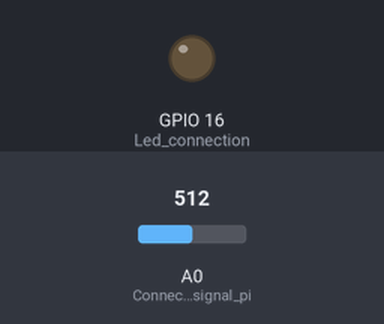
A sketch run on a simulated ESP8266 (NodeMCU). On the bench: output pins drawn as LEDs (lit = HIGH). Inputs (shaded band) come from the test bench; at power-on: A0 (Connect_the_LDR_signal_pi) = 512. WiFi joins after 1.5 s; servers stay silent unless stated; no MQTT or app messages arrive unless stated; what the sketch prints to the serial monitor is not drawn.

Above: at 0.1 s.
At 1.6 s:
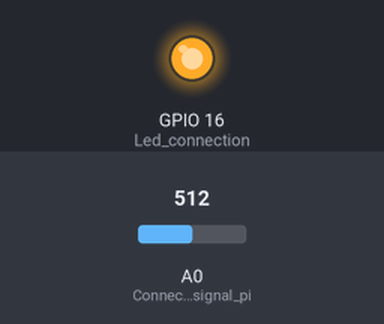
Timing chart, 0 to 3.1 s (numbered marks = the images above):
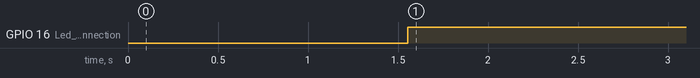

Measured:
- by itself, GPIO 16 (Led_connection): LOW → HIGH at 1.6 s

The sketch:

LDR_Adafruit.ino
```cpp
//https://github.com/ekstrand/ESP8266wifi download the file and add it to the library file of arduino IDE
//https://github.com/adafruit/Adafruit_MQTT_Library
//Download the above files and add it to the library file of arduino IDE
#include <Adafruit_MQTT_Client.h>//Include the library
#include <ESP8266WiFi.h>//Include the library
#define wifi "SSID"//Give your home wifi name
#define password "password"//Give your wifi password
#define server "io.adafruit.com"//Name of the server you will access
#define port 1883// Adafruit port number same for all
#define user  "xxxx"//Adafruit account username
#define key       "aio_xxxx"//Adafruit account key you can find these in the site
WiFiClient esp;//set the name of client
Adafruit_MQTT_Client mqtt(&esp,server,port,user,key);//Set the mqtt client
Adafruit_MQTT_Publish feed(&mqtt,user"/feeds/ldr");//Set the process to publish the data with the mqtt protocal and the extension of the feed that you have created
void setup() {
  // put your setup code here, to run once:
  pinMode(A0,INPUT);//Connect the LDR signal pin to A0
  pinMode(16,OUTPUT);//Led connection
  Serial.begin(115200);//Set baud rate
  Serial.print("Connecting to the wifi: ");
  Serial.print(wifi);
  WiFi.begin(wifi,password);//Start the wifi in NodeMCU
  while(WiFi.status()!=WL_CONNECTED)//To check if the NodeMCU has been connected to the Wifi you want to connect
  {
   delay(500);
   Serial.print(".");
  }
  Serial.print("Connection Established");
  Serial.print("Connecting to Adafruit");
  while(mqtt.connect())//Establish mqtt connection
  {
    Serial.print(".");
  }
  Serial.print("Connected to adafruit");
}

void loop()
{
  // put your main code here, to run repeatedly:
  if (mqtt.connected())//After the connection is established do the action required
  {
    int data=analogRead(A0);//Set signal to send as "data"
    Serial.println(data);
    if(feed.publish(data)){  //Push the data to the adafruit server
      Serial.print("Success");
      if(data==1024)//When data is 1024, which implies that the LDR sensor is placed in dark
      digitalWrite(16,LOW);//Turn on the LED connected
      else
      digitalWrite(16,HIGH);//Turn off the LED when it is not dark anymore
    }
    else{
      Serial.print("Failed");//If connection is not established print "failed"

    }

  }
  delay(2500);
}
```
